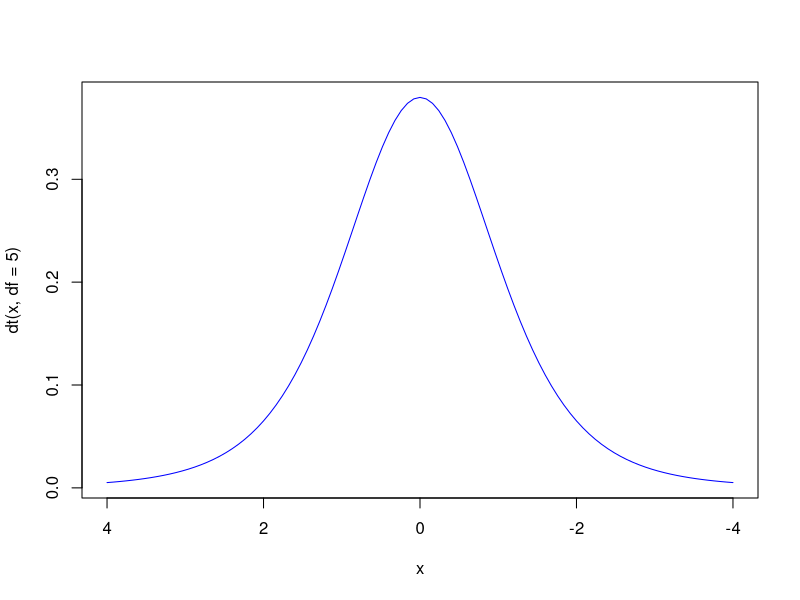
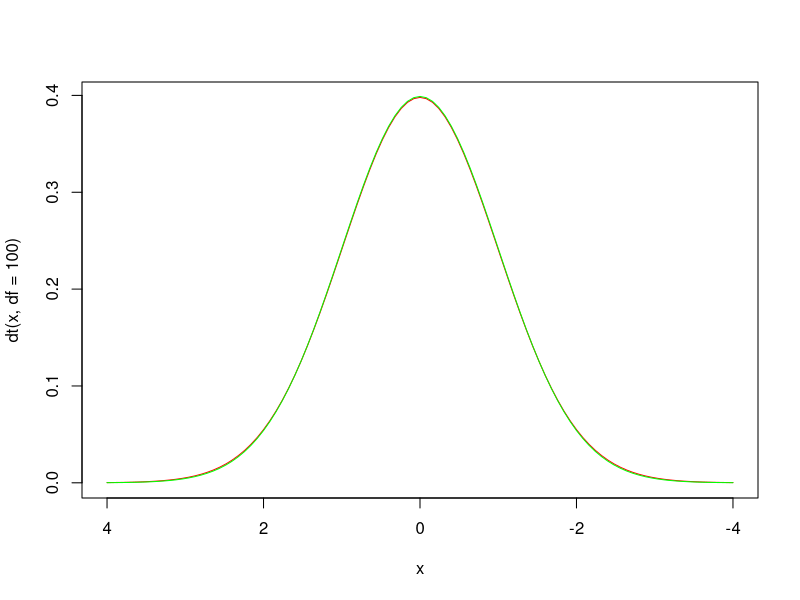

Write the R code that produced these figures, in order. (Note: this script raises an error after producing the figures.)
# Plotting t-distributions and standard normal curve
# Investigate CLT n < 30 if underlying distribution is not normal
curve(dt(x, df=5), xlim=c(4,-4), col="blue")
curve(dt(x, df=100), xlim=c(4,-4), col="red")
curve(dnorm(x, mean=0, sd=1), xlim=c(-4,4), col="green", add=T)

t_stat <- function (vector, mu) {
  t_statistic <- (mean(vector) - mu) / (sd(vector)/sqrt(length(vector)))
  if (is.infinite(t_statistic)) {
    return (NaN)
  } else {
    return (t_statistic)
  }
}

z_stat <- function (vector, mu, sd) {
  z_statistic <- (mean(vector) - mu) / (sd/sqrt(length(vector)))
  return (z_statistic)
}

# Sample s.d. is a biased estimator, except when n is large
n <- 10
x <-replicate(100000, rnorm(n,0,3))
s <- apply(x,2,sd)
mean(s)

# Simulation of z-test and t-test
n <- 5
x_small <-replicate(100000, rnorm(n,0,3))
small_t_distr <- apply(x_small,2,t_stat,0)
small_z_distr <- apply(x_small,2,z_stat,0,3)
range(small_z_distr)

hist(small_t_distr, breaks=seq(-30,30,0.2), xlim=c(-10,10), col="lightblue")
hist(small_z_distr, breaks=seq(-30,30,0.2), xlim=c(-10,10), col="pink")
par(new=T)
curve(dnorm, xlim=c(-10,10))
curve(dt(x,n-1), xlim=c(-10,10))

n <- 50
x <-replicate(100000, rnorm(n,0,3))
t_distr <- apply(x,2,t_stat,0)
z_distr <- apply(x,2,z_stat,0,3)

hist(t_distr, breaks=60, xlim=c(-10,10), col="lightblue")
hist(z_distr, breaks=60, xlim=c(-10,10), col="pink", add=T)
par(new=T)
curve(dnorm, xlim=c(-10,10))

# Z-test on exponential distribution
# Assumption of normality required for small n only!!!
# For large n, distribution need not be normal
n <- 5
lambda <- 3
x_exp <-replicate(10000, rexp(n, rate=lambda))

z_distr <- apply(x_exp, 2, z_stat, 1/lambda, sqrt(1/lambda^2))
hist(z_distr, breaks=50, xlim=c(-6,6))
par(new=T)
curve(dnorm, xlim=c(-6,6))

# T-test on exponential distribution
# Assumption of normality more strict!!!
t_distr <- apply(x_exp, 2, t_stat, 1/lambda)
hist(t_distr, breaks=100, xlim=c(-6,6))
par(new=T)
curve(dt(x,n-1), xlim=c(-6,6))

# CLT: Investigation of sampling distribution
n <- 3
lambda <- 3
# Exponential distribution with variance = 1/rate^2
# Investigate CLT Var(x_bar) = var(pop)/n
# True even for exponential!
x_exp <-replicate(10000, rexp(n, rate=lambda))
sample_mean <- apply(x_exp, 2, mean)
hist(sample_mean, breaks=30)
mean(sample_mean)
var(sample_mean)
clt_var <- 1/lambda/n

# CLT: Investigation of sampling distribution
# Investigating sampling distribution when underlying distribution is normal and n is small
# Sampling distribution still normal for small n
n <- 5
x_norm <-replicate(10000, rnorm(n))
sample_mean <- apply(x_norm, 2, mean)

hist(sample_mean, breaks=100, xlim=c(-2,2))
par(new=T)
curve(dnorm(x, 0, sqrt(1/n)), xlim=c(-2,2))

mean(sample_mean)
var(sample_mean)
1/n

x <- rnorm(10000)
A <- exp(x)
plot(density(log(A)),
     xlim = c(0,5))

